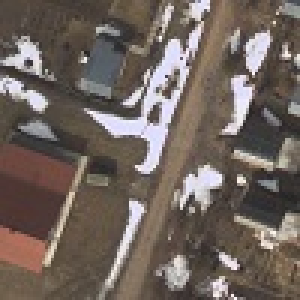
#> input picture lab3/Car/001.jpg, 100 x 100 px (shown 3 times larger); its folder holds only this picture in this run
$ python lab3.py
#> lines starting #> are read from the running program, lines starting #| are printed output that depends on the picture; long printed decimals are rounded
from skimage import draw, transform, io, color, exposure
import numpy as np
import matplotlib.pyplot as plt
import os

LIGHT_COLOR = 255
DARK_COLOR = 50


def create_haar_sign(w1, w2, w3, h, alpha, show_bit=0):
    img = np.zeros((h, w1+w2+w3), dtype=np.uint8)
    rr, cc = draw.rectangle((0, 0), extent=(h, w1), shape=img.shape)
    img[rr, cc] = LIGHT_COLOR
    rr, cc = draw.rectangle((0, w1), extent=(h, w2), shape=img.shape)
    img[rr, cc] = DARK_COLOR
    if w3:
        rr, cc = draw.rectangle((0, w1+w2), extent=(h, w3), shape=img.shape)
        img[rr, cc] = LIGHT_COLOR

    img = transform.rotate(img, 360-alpha, resize=True, preserve_range=False)
    print(img.shape)
    if not show_bit:
        return img

    io.imshow(img)
    io.show()
    return img


def create_dataset():
    dataset = []
    os.chdir("Car")
    img_list = os.listdir()
    for img in img_list:
        image = io.imread(img)
#> image is the input picture: shape (100, 100, 3); mean R, G, B 112.5, 101, 94.2
        img_gray = color.rgb2gray(image)
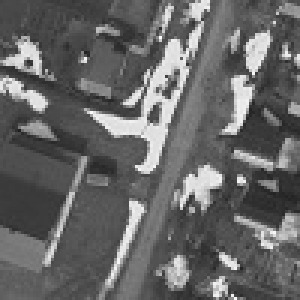
#> img_gray: shape (100, 100) float64 (shown 3 times larger); min 0.126, max 0.988, mean 0.404
        img_contrast = exposure.adjust_sigmoid(img_gray, cutoff=0.5, gain=100, inv=False)
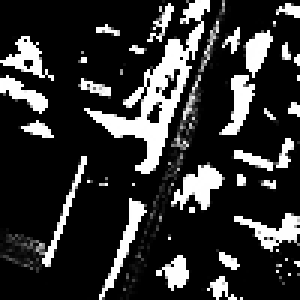
#> img_contrast: shape (100, 100) float64 (shown 3 times larger); min 5.58e-17, max 1, mean 0.196
        dataset.append((image, img_contrast))
    os.chdir(os.getcwd() + "/../")
    return dataset


def pruning(img, haar_sign_img):
    coord = (-1, -1)
    max_value = -1
    size = haar_sign_img.shape
    for x in range(img.shape[0] - size[0]):
        for y in range(img.shape[1] - size[1]):
            cur_value = detection(img[x:x+size[0], y:y+size[1]], haar_sign_img)
            if cur_value > max_value:
                max_value = cur_value
                coord = x, y
    return coord, max_value


def detection(img, haar_sign_img):
    if img.shape != haar_sign_img.shape:
        print("ERROR: SIZES NOT EQUAL")
        raise IndexError

    threshold = 42 * haar_sign_img.shape[0] * haar_sign_img.shape[1] / 255
    light, dark = 0, 0
    for x in range(img.shape[0]):
        for y in range(img.shape[1]):
            if haar_sign_img[x][y] == LIGHT_COLOR/255:
                light += img[x][y]
            elif haar_sign_img[x][y] == DARK_COLOR/255:
                dark += img[x][y]
    if light - dark > threshold:
        return light - dark
    return -1


def show_zone(img, c_img, coord, size):
    c_img = color.gray2rgb(c_img)
    if coord != (-1, -1):
        rr, cc = draw.rectangle_perimeter(coord, extent=size, shape=img.shape)
        c_img[rr, cc] = (1, 0, 0)
        img[rr, cc] = (255, 0, 0)

    label = "Lorry found :)" if coord[0] != -1 else "Lorry not found :("
    fig, ax = plt.subplots(1, 2, squeeze=False)
    ax[0][0].set(title='Original')
    ax[0][0].imshow(img)
    ax[0][1].set(title='Grayscale (contrast)', xlabel=label)
    ax[0][1].imshow(c_img)
    io.show()


if __name__ == '__main__':

    car_dataset = create_dataset()
#> car_dataset = 1 item
    haar_sign = create_haar_sign(w1=4, w2=2, w3=24, h=4, alpha=19, show_bit=0)

    for n, image in enumerate(car_dataset):
        coordinates, value = pruning(image[1], haar_sign)
        print(coordinates, value)
        show_zone(image[0], image[1], coordinates, haar_sign.shape)
#> this loop made 1 pass
#> size in pruning on pass 1: (13, 29)
#| (35, 27) 73.001
#> pass 1, in show_zone, `io.show()`:
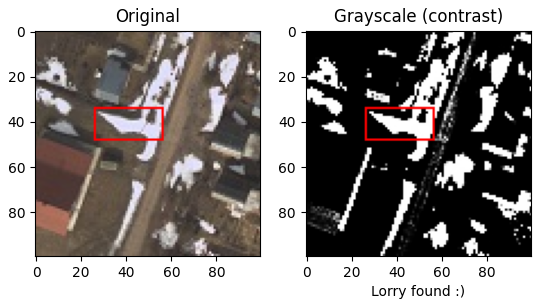
#> figure drawn by matplotlib, 2 panels

$ run again, on lab3/Car/006.jpg
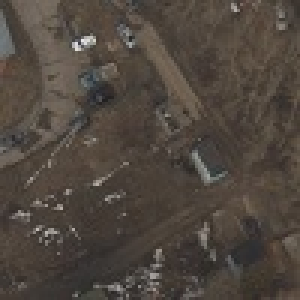
#> input picture lab3/Car/006.jpg, 100 x 100 px (shown 3 times larger)
#> in create_dataset, image is the input picture: shape (100, 100, 3); mean R, G, B 79.3, 70.7, 62.8
#> in create_dataset, `img_contrast = exposure.adjust_sigmoid(img_gray, cutoff=0.5, gain=100,..`:
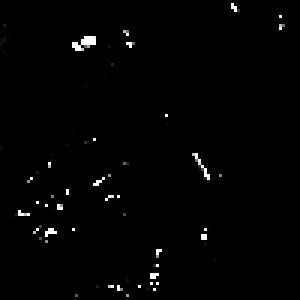
#> img_contrast: shape (100, 100) float64 (shown 3 times larger); min 4.46e-17, max 1, mean 0.0113
#> car_dataset = 1 item
#> the loop `for n, image in enumerate(car_dataset):` made 1 pass
#> size in pruning on pass 1: (13, 29)
#> (printed output is left out)
#> pass 1, in show_zone, `io.show()`:
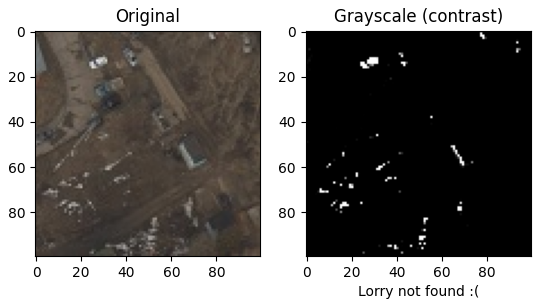
#> figure drawn by matplotlib, 2 panels

$ run again, on lab3/Car/002.jpg
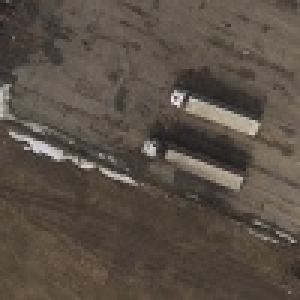
#> input picture lab3/Car/002.jpg, 100 x 100 px (shown 3 times larger)
#> in create_dataset, image is the input picture: shape (100, 100, 3); mean R, G, B 89.3, 79.6, 69.8
#> in create_dataset, `img_contrast = exposure.adjust_sigmoid(img_gray, cutoff=0.5, gain=100,..`:
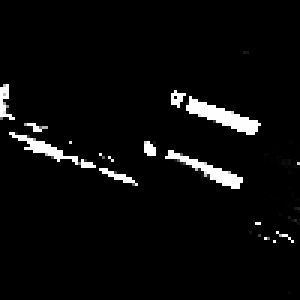
#> img_contrast: shape (100, 100) float64 (shown 3 times larger); min 1.33e-17, max 1, mean 0.0404
#> car_dataset = 1 item
#> the loop `for n, image in enumerate(car_dataset):` made 1 pass
#> size in pruning on pass 1: (13, 29)
#> (printed output is left out)
#> pass 1, in show_zone, `io.show()`:
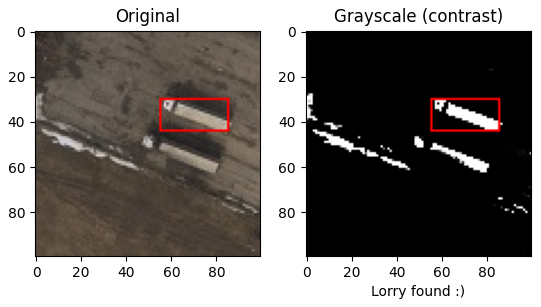
#> figure drawn by matplotlib, 2 panels

$ run again, on lab3/Car/004.jpg
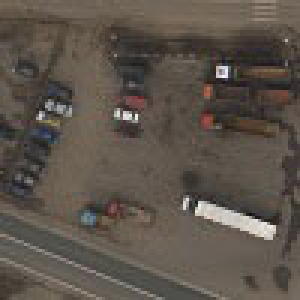
#> input picture lab3/Car/004.jpg, 100 x 100 px (shown 3 times larger)
#> in create_dataset, image is the input picture: shape (100, 100, 3); mean R, G, B 92.7, 84.1, 75.2
#> in create_dataset, `img_contrast = exposure.adjust_sigmoid(img_gray, cutoff=0.5, gain=100,..`:
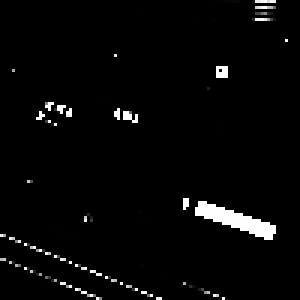
#> img_contrast: shape (100, 100) float64 (shown 3 times larger); min 6.71e-20, max 1, mean 0.0291
#> car_dataset = 1 item
#> the loop `for n, image in enumerate(car_dataset):` made 1 pass
#> size in pruning on pass 1: (13, 29)
#> (printed output is left out)
#> pass 1, in show_zone, `io.show()`:
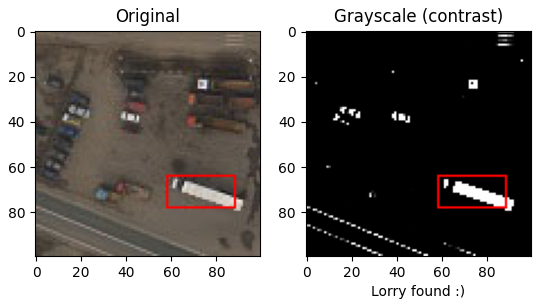
#> figure drawn by matplotlib, 2 panels

$ run again, on lab3/Car/005.jpg
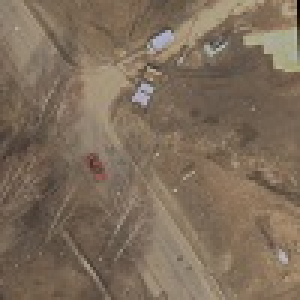
#> input picture lab3/Car/005.jpg, 100 x 100 px (shown 3 times larger)
#> in create_dataset, image is the input picture: shape (100, 100, 3); mean R, G, B 126.3, 109.3, 91.3
#> in create_dataset, `img_contrast = exposure.adjust_sigmoid(img_gray, cutoff=0.5, gain=100,..`:
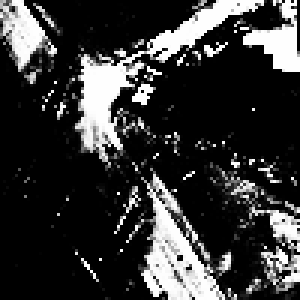
#> img_contrast: shape (100, 100) float64 (shown 3 times larger); min 5.7e-22, max 1, mean 0.215
#> car_dataset = 1 item
#> the loop `for n, image in enumerate(car_dataset):` made 1 pass
#> size in pruning on pass 1: (13, 29)
#> (printed output is left out)
#> pass 1, in show_zone, `io.show()`:
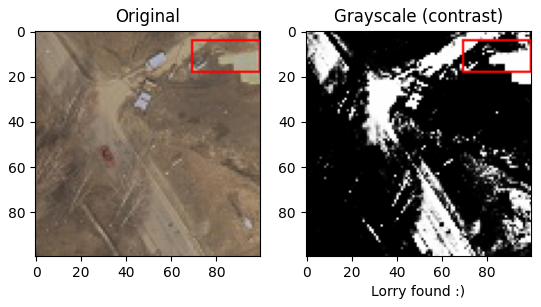
#> figure drawn by matplotlib, 2 panels
